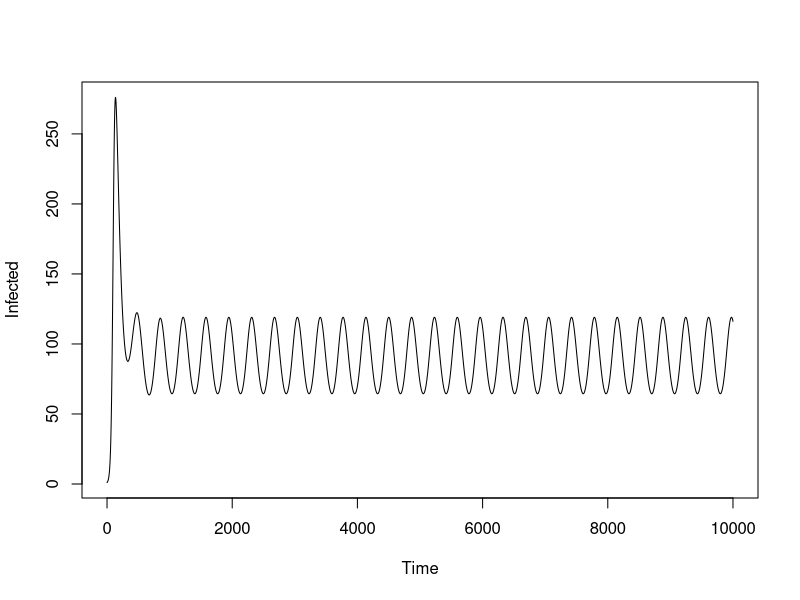

The R script that drew this image:
# Example R script to run a very simple SIS*n model with no age groups or vaccination
# BJS December 2024

require(deSolve)
# Function to calculate the derivatives of the SIS*n model
SIS_deltas <- function(t, state, parms){
    N_S <- parms$N_S
    birth_rate <- parms$birth_rate
    WANE <- parms$WANE
    REC_UP <- parms$REC_UP
    REC_SAME <- parms$REC_SAME
    S_REL <- parms$S_REL
    BETA <- parms$BETA
    SEASONALITY <- parms$SEASONALITY
    OFFSET <- parms$OFFSET
    delta <- rep(0, length(state))
    pop_size <- sum(state)
    for(i in 1:N_S){
        # Susceptible compartment i, add births, minus deaths, minus infections, plus/minus waning, plus recovery
        delta[2*i] <- ifelse(i==1,1,0)*birth_rate*pop_size - birth_rate*state[2*i] - S_REL[i]*BETA*(sum(state[seq(3, length(state), by=2)])/pop_size)*state[2*i]*(1 + SEASONALITY*sin(2*pi*(t/365 + OFFSET))) - WANE[i]*state[2*i] + WANE[i+1]*state[2*(i+1)] + REC_UP[i]*state[2*i-1] + REC_SAME[i+1]*state[2*i+1]
        # Infected compartment i, minus deaths, plus infections, minus recovery
        delta[2*i+1] <- - birth_rate*state[2*i+1] + S_REL[i]*BETA*(sum(state[seq(3, length(state), by=2)])/pop_size)*state[2*i]*(1 + SEASONALITY*sin(2*pi*(t/365 + OFFSET))) - REC_UP[i+1]*state[2*i+1] - REC_SAME[i+1]*state[2*i+1]
    }
    return(list(delta, state))
}
# Define inital state:
# state[1] = 0 (dummy)
# state[2] = initial susceptibles in class 1
# state[3] = initial infecteds in class 1
# state[4] = initial susceptibles in class 2
# state[5] = initial infecteds in class 2
# state[6] = 0 (dummy)
state <- rep(0, 6)
state[2] <- 1000
state[3] <- 1
# solve based on initial state with ode solver
parms <- list(N_S=2, birth_rate=0.001, WANE=c(0, 0, 0.1), REC_UP=c(0, 0.05, 0), REC_SAME=c(0, 0, 0.05), S_REL=c(1, 0.5), BETA=0.101, SEASONALITY=0.1, OFFSET=0.1)
out <- ode(y=state, times=seq(0, 10000, by=1), func=SIS_deltas, parms=parms)
print(head(out))
# plot
matplot(out[,1], out[,4] + out[,6], type="l", xlab="Time", ylab="Infected")
# save plot
png("R_example.png")
dev.off()
